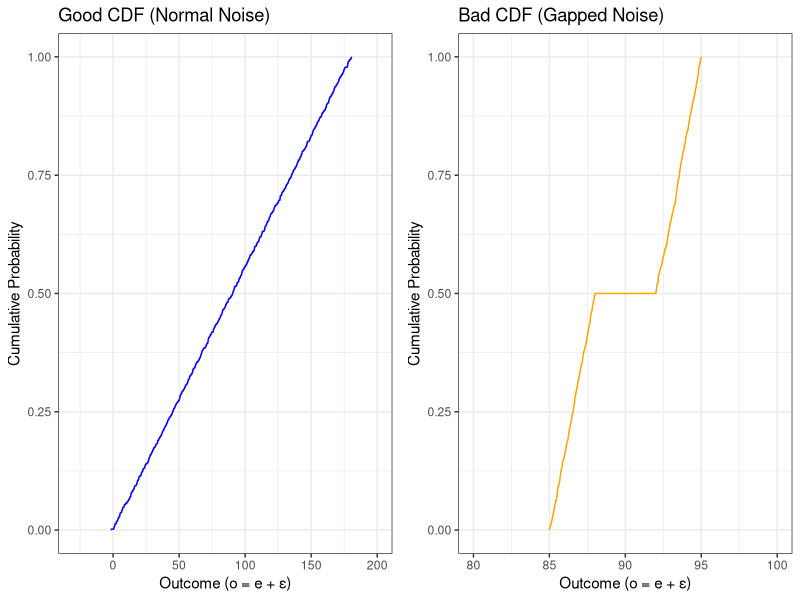
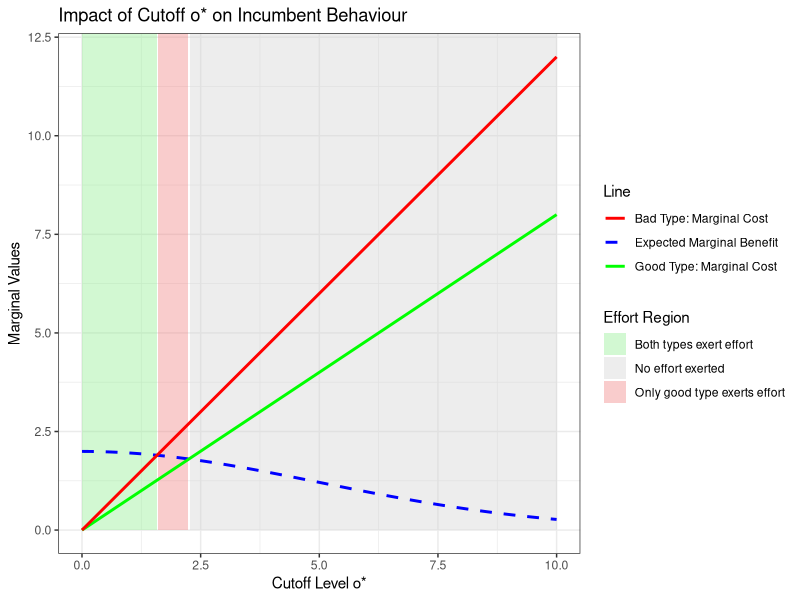

Source code (R) for these figures, in order:
# Load libraries
library(ggplot2)
library(gridExtra)
library(dplyr)

# Set up figure directory
# figures <- here::here("03 Simulations", "Week1", "Figures")
# if (!dir.exists(figures)) {
#   dir.create(figures)
# }

# Set seed to ensure reproducibility
set.seed(1234)

# -------- Panel 1: Good CDF (Normal noise) --------
n <- 1000
e_good <- seq(0, 180, length.out = n)
epsilon_good <- rnorm(n)
o_good <- e_good + epsilon_good

# -------- Panel 2: Bad CDF (Gapped noise) --------
e_bad <- rep(90, n)
epsilon_bad <- c(runif(n/2, -5, -2), runif(n/2, 2, 5))
epsilon_bad <- sample(epsilon_bad)
o_bad <- e_bad + epsilon_bad

# -------- Plot both CDFs --------
df_good <- data.frame(o = o_good, type = "Good")
df_bad <- data.frame(o = o_bad, type = "Bad")
df_all <- rbind(df_good, df_bad)

p1 <- ggplot(df_good, aes(x = o)) +
  stat_ecdf(geom = "step", pad = FALSE, color = "blue") +
  labs(title = "Good CDF (Normal Noise)", x = "Outcome (o = e + ε)", y = "Cumulative Probability") +
  xlim(-30, 200) +
  ylim(0, 1) +
  theme_bw()

p2 <- ggplot(df_bad, aes(x = o)) +
  stat_ecdf(geom = "step", pad = FALSE, color = "orange") +
  labs(title = "Bad CDF (Gapped Noise)", x = "Outcome (o = e + ε)", y = "Cumulative Probability") +
  xlim(80, 100) +
  ylim(0, 1) +
  theme_bw()

# png(filename = file.path(figures, "CDF_Comparison.png"), width = 1600, height = 600, res = 150)
grid.arrange(p1, p2, ncol = 2)
# dev.off()

# -------- Tradeoff Cutoff Plot --------
n <- 300
o_star <- seq(0, 10, length.out = n)
lambda_e <- 0.8
e <- lambda_e * o_star
marginal_cost_good <- e
marginal_cost_bad <- 1.5 * e

# Marginal benefit (normal PDF)
R <- 5
marginal_benefit <- R * dnorm(o_star - e)

df_tradeoff <- data.frame(
  o_star = o_star,
  marginal_benefit = marginal_benefit,
  cost_good = marginal_cost_good,
  cost_bad = marginal_cost_bad
)

df_tradeoff <- df_tradeoff %>%
  mutate(region = case_when(
    marginal_benefit >= cost_bad ~ "Both types exert effort",
    marginal_benefit >= cost_good ~ "Only good type exerts effort",
    TRUE ~ "No effort exerted"
  ))

p <- ggplot(df_tradeoff, aes(x = o_star)) +
  geom_ribbon(aes(ymin = 0, ymax = Inf, fill = region), alpha = 0.4) +
  geom_line(aes(y = marginal_benefit, color = "Expected Marginal Benefit"), linetype = "dashed", size = 1) +
  geom_line(aes(y = cost_good, color = "Good Type: Marginal Cost"), size = 1) +
  geom_line(aes(y = cost_bad, color = "Bad Type: Marginal Cost"), size = 1) +
  labs(title = "Impact of Cutoff o* on Incumbent Behaviour",
       x = "Cutoff Level o*", y = "Marginal Values") +
  scale_fill_manual(values = c(
    "Both types exert effort" = "lightgreen",
    "Only good type exerts effort" = "lightcoral",
    "No effort exerted" = "lightgray"
  )) +
  scale_color_manual(values = c(
    "Expected Marginal Benefit" = "blue",
    "Good Type: Marginal Cost" = "green",
    "Bad Type: Marginal Cost" = "red"
  )) +
  theme_bw() +
  guides(fill = guide_legend(title = "Effort Region"),
         color = guide_legend(title = "Line"))
print(p)

# ggsave(filename = file.path(figures, "Tradeoff_Cutoff.png"), plot = p, width = 10, height = 6, dpi = 300)
